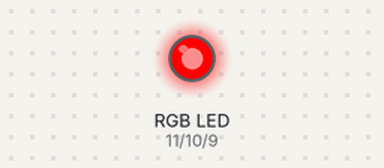
The sketch below on a simulated Arduino Uno, built with avr-gcc and run on an emulated ATmega328P. Parts: an RGB LED mixed from three pins (HIGH = lit).

Above: at 0.5 s.
At 1.5 s:
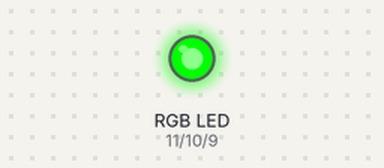
At 2.5 s:
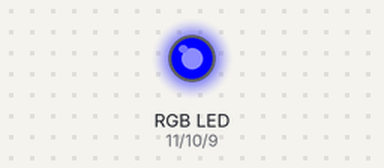
At 3.5 s:
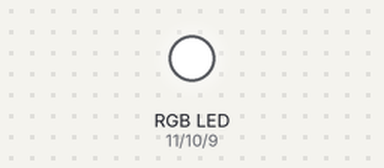
Timing chart, 0 to 5.2 s (numbered marks = the images above):
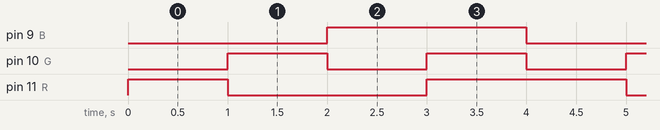

Measured:
- by itself, pin 9 (B): alternates HIGH for 2.0 s and LOW for 2.0 s
- by itself, pin 10 (G): alternates HIGH for 1.0 s and LOW for 1.0 s
- by itself, pin 11 (R): repeats every 4.0 s: LOW 2.0 s, HIGH 2.0 s

The sketch:

Pisca_Pisca.ino
```cpp
/* ===== Controlando fita de LED RGB com o Arduino =====

   Autor: Eletrogate
   Data: 01/09/2021

   ===================================================== */
//nomeando os pinos PWM do arduino conforme as cores do padrão RGB
   #define R 11
   #define G 10
   #define B 9

//variáveis de controle para cada cor do padrão RGB
   int vermelho, verde, azul;

void setup() {
//setando os pinos PWM do Arduino como saída
  pinMode(R, OUTPUT);
  pinMode(G, OUTPUT);
  pinMode(B, OUTPUT);
}

void loop(){
//Acende apenas a cor VERMELHA e aguarda 1s
  analogWrite(G, 0);
  analogWrite(B, 0);
  analogWrite(R, 255);
  delay(1000);

//Acende apenas a cor VERDE e aguarda 1s
  analogWrite(R, 0);
  analogWrite(G, 255);
  delay(1000);

//Acende apenas a cor AZUL e aguarda 1s
  analogWrite(G, 0);
  analogWrite(B, 255);
  delay(1000);

//Acende todas as cores no máximo formando a luz branca e aguarda 1s
  analogWrite(R, 255);
  analogWrite(G, 255);
  analogWrite(B, 255);
  delay(1000);

//reinicia o processo
}
```
